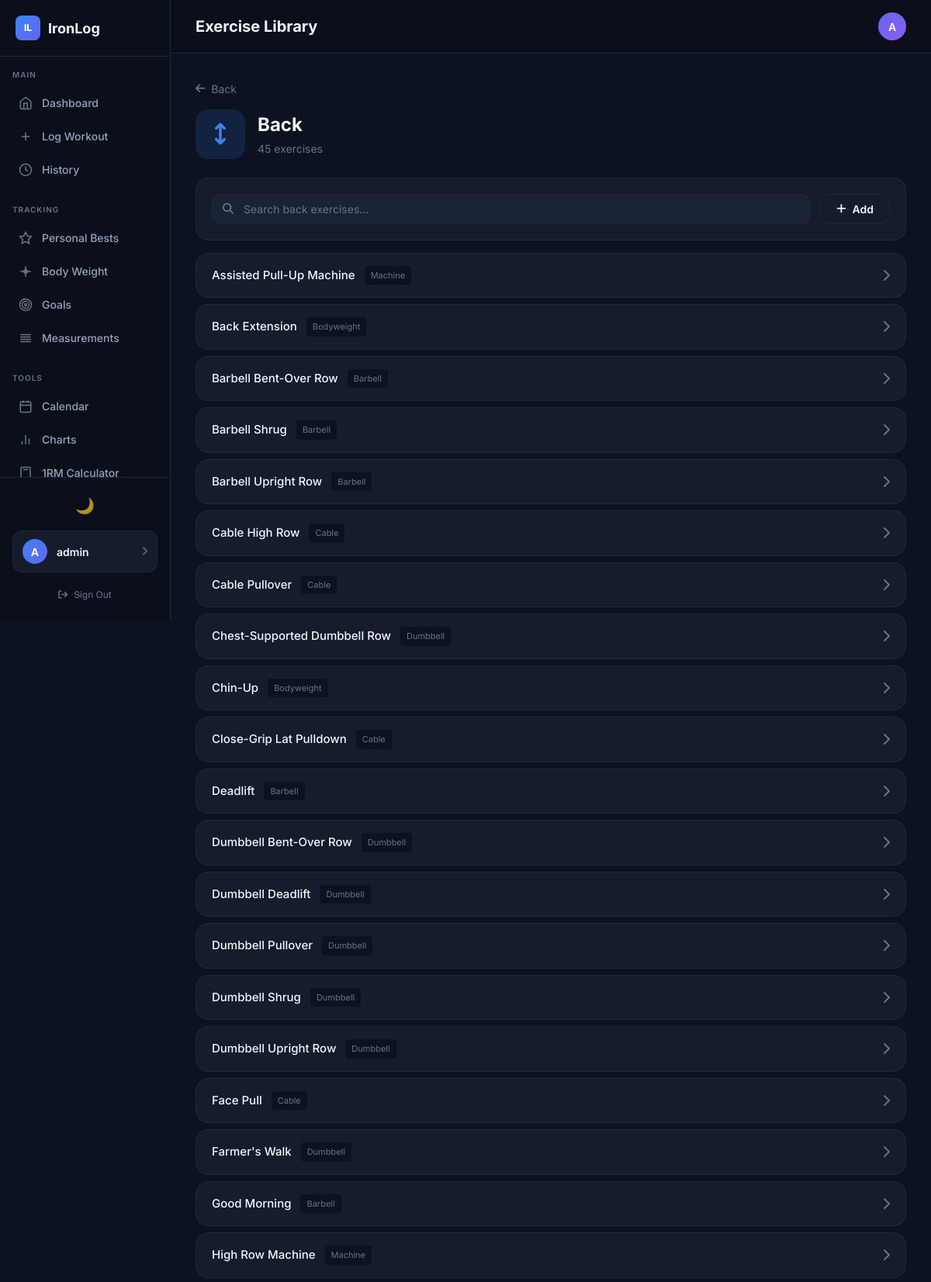
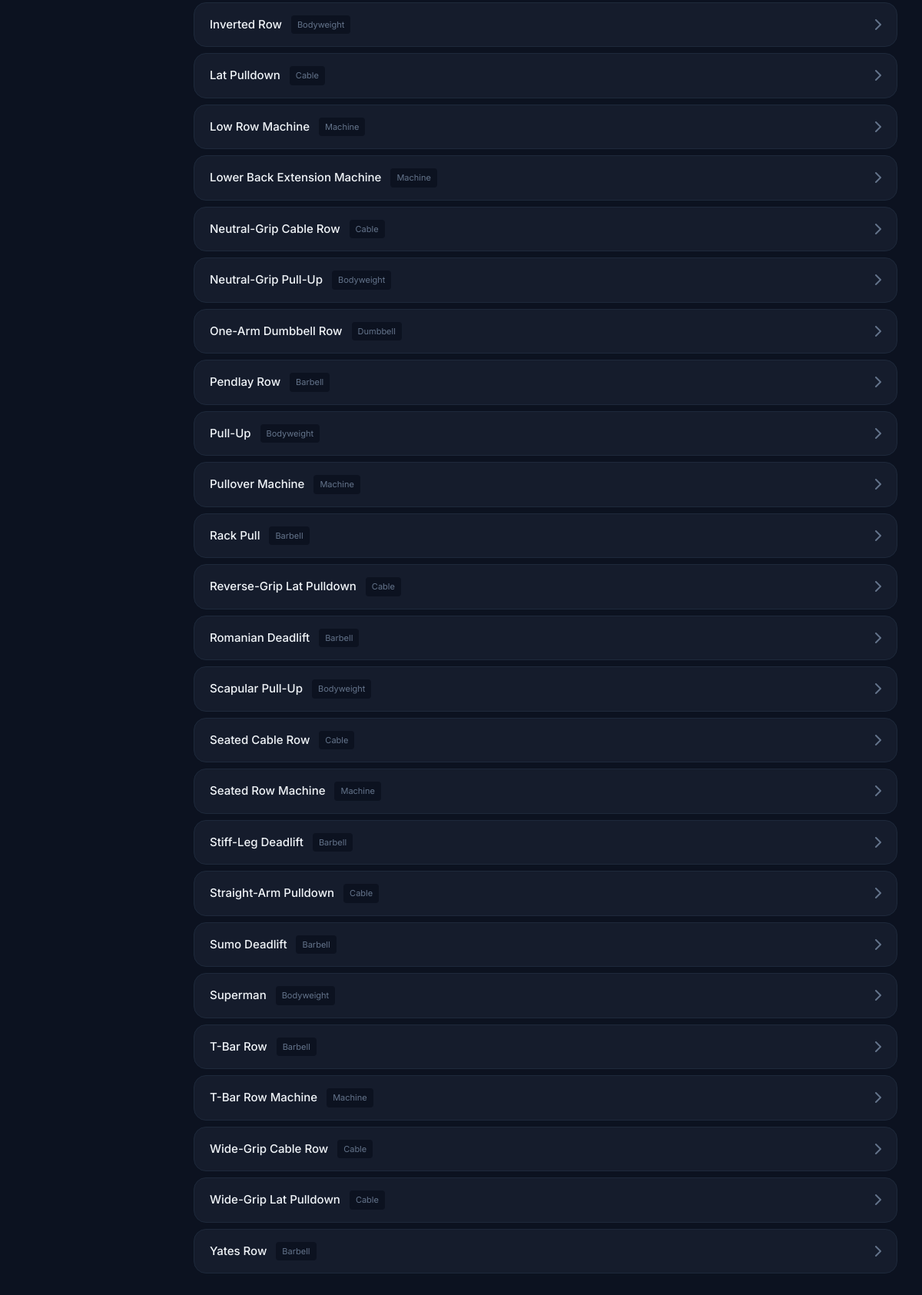
The app's page /exercises/?group=back (signed in) with its own data (2 pictures, top to bottom).
### workouts/models.py (models this page shows, shortened)
class Exercise(models.Model):
    MUSCLE_GROUPS = [
        ('chest', 'Chest'),
        ('back', 'Back'),
        ('shoulders', 'Shoulders'),
        ('legs', 'Legs'),
        ('biceps', 'Biceps'),
        ('triceps', 'Triceps'),
        ('core', 'Core'),
        ('cardio', 'Cardio'),
        ('glutes', 'Glutes'),
        ('forearms', 'Forearms'),
        ('calves', 'Calves'),
        ('traps', 'Traps'),
    ]
    name = models.CharField(max_length=100)
    muscle_group = models.CharField(max_length=20, choices=MUSCLE_GROUPS)
    equipment = models.CharField(max_length=50, blank=True, default='')
    user = models.ForeignKey(User, on_delete=models.CASCADE, null=True, blank=True)  # null = shared exercise
    class Meta:
        ordering = ['muscle_group', 'name']

### workouts/views.py (the view, shortened to what this page needs)
# urls.py: path('exercises/', views.ExerciseListView.as_view(), name='exercises'),
class ExerciseListView(LoginRequiredMixin, View):
    def get(self, request):
        search = request.GET.get('search', '')
        MUSCLE_ICONS = {
            'chest': 'fa-heart-pulse',
            'back': 'fa-arrows-up-down',
            'shoulders': 'fa-child-reaching',
            'legs': 'fa-person-walking',
            'biceps': 'fa-dumbbell',
            'triceps': 'fa-hand-fist',
            'core': 'fa-circle-dot',
            'cardio': 'fa-heart',
            'glutes': 'fa-hippo',
            'forearms': 'fa-hand',
            'calves': 'fa-socks',
            'traps': 'fa-diamond'
        }
        selected_group = request.GET.get('group')
        search = request.GET.get('search', '')
        if selected_group:
            queryset = Exercise.objects.filter(
                Q(user=request.user) | Q(user__isnull=True),
                muscle_group=selected_group
            ).annotate(
                set_count=Count('sets', filter=Q(sets__workout__user=request.user))
            ).order_by('name')
            if search:
                queryset = queryset.filter(name__icontains=search)
            selected_group_display = dict(Exercise.MUSCLE_GROUPS).get(selected_group, selected_group)
            context = {
                'selected_group': selected_group,
                'selected_group_display': selected_group_display,
                'group_icon': MUSCLE_ICONS.get(selected_group, 'fa-dumbbell'),
                'exercises': queryset,
                'search': search,
                'muscle_groups': Exercise.MUSCLE_GROUPS,
            }
        return render(request, 'workouts/exercises.html', context)

### templates/workouts/exercises.html (shortened to what this page needs)
{% extends 'base.html' %}
{% block page_title %}Exercise Library{% endblock %}
{% block content %}
{% if selected_group %}
<div class="group-header">
    <a href="{% url 'exercises' %}" class="back-btn">
        <i class="fa-solid fa-arrow-left"></i>
        Back
    </a>
    <div class="group-title-row">
        <span class="group-icon-box">
            <i class="fa-solid {{ group_icon }}"></i>
        </span>
        <div>
            <h2>{{ selected_group_display }}</h2>
            <span class="group-count">{{ exercises|length }} exercises</span>
        </div>
    </div>
</div>
<div class="card mb-2">
    <div class="search-add-row">
        <form method="get" class="search-form">
            <input type="text" name="search" class="form-control search-input" placeholder="Search {{ selected_group_display|lower }} exercises..." value="{{ search }}">
        </form>
        <button class="btn btn-secondary" onclick="toggleAddForm()">
            <i class="fa-solid fa-plus"></i> Add
        </button>
    </div>
</div>
<div class="exercise-list">
    {% for exercise in exercises %}
    <a href="{% url 'exercise_progress' exercise.id %}" class="exercise-card">
        <div class="exercise-info">
            <span class="exercise-name">{{ exercise.name }}</span>
            {% if exercise.equipment %}
            <span class="exercise-equipment">{{ exercise.equipment }}</span>
            {% endif %}
        </div>
        <div class="exercise-arrow">
            <i class="fa-solid fa-chevron-right"></i>
        </div>
    </a>
    {% empty %}
    <div class="empty-state">
        <div class="empty-icon"><i class="fa-solid fa-dumbbell"></i></div>
        <h3>No exercises found</h3>
        <p>{% if search %}Try a different search{% else %}Add your first {{ selected_group_display|lower }} exercise{% endif %}</p>
    </div>
    {% endfor %}
</div>
{% endif %}
{% endblock %}

### templates/base.html (shortened to what this page needs)
<!DOCTYPE html>
<html lang="en">
<head>
    <link rel="stylesheet" href="https://cdnjs.cloudflare.com/ajax/libs/font-awesome/6.5.1/css/all.min.css">
</head>
<body>
    <div class="app">
        <aside class="sidebar">
            <div class="sidebar-header">
                <a href="{% url 'dashboard' %}" class="logo">
                    <span class="logo-icon">IL</span>
                    IronLog
                </a>
            </div>
            <nav class="sidebar-nav">
                <div class="nav-section">
                    <div class="nav-label">Main</div>
                    <a href="{% url 'dashboard' %}" class="nav-item {% if request.path == '/' %}active{% endif %}">
                        <svg class="nav-icon" viewBox="0 0 24 24" fill="none" stroke="currentColor" stroke-width="2"><path d="M3 9l9-7 9 7v11a2 2 0 0 1-2 2H5a2 2 0 0 1-2-2z"/><polyline points="9 22 9 12 15 12 15 22"/></svg>
                        Dashboard
                    </a>
                    <a href="{% url 'log_workout' %}" class="nav-item {% if 'log' in request.path %}active{% endif %}">
                        <svg class="nav-icon" viewBox="0 0 24 24" fill="none" stroke="currentColor" stroke-width="2"><path d="M12 5v14M5 12h14"/></svg>
                        Log Workout
                    </a>
                    <a href="{% url 'history' %}" class="nav-item {% if 'history' in request.path %}active{% endif %}">
                        <svg class="nav-icon" viewBox="0 0 24 24" fill="none" stroke="currentColor" stroke-width="2"><circle cx="12" cy="12" r="10"/><polyline points="12 6 12 12 16 14"/></svg>
                        History
                    </a>
                </div>
                <div class="nav-section">
                    <div class="nav-label">Tracking</div>
                    <a href="{% url 'personal_bests' %}" class="nav-item {% if 'personal-bests' in request.path %}active{% endif %}">
                        <svg class="nav-icon" viewBox="0 0 24 24" fill="none" stroke="currentColor" stroke-width="2"><path d="M12 2l3.09 6.26L22 9.27l-5 4.87 1.18 6.88L12 17.77l-6.18 3.25L7 14.14 2 9.27l6.91-1.01L12 2z"/></svg>
                        Personal Bests
                    </a>
                    <a href="{% url 'bodyweight' %}" class="nav-item {% if 'bodyweight' in request.path %}active{% endif %}">
                        <svg class="nav-icon" viewBox="0 0 24 24" fill="none" stroke="currentColor" stroke-width="2"><path d="M12 3v18M3 12h18"/><circle cx="12" cy="12" r="3"/></svg>
                        Body Weight
                    </a>
                    <a href="{% url 'goals' %}" class="nav-item {% if 'goals' in request.path %}active{% endif %}">
                        <svg class="nav-icon" viewBox="0 0 24 24" fill="none" stroke="currentColor" stroke-width="2"><circle cx="12" cy="12" r="10"/><circle cx="12" cy="12" r="6"/><circle cx="12" cy="12" r="2"/></svg>
                        Goals
                    </a>
                    <a href="{% url 'measurements' %}" class="nav-item {% if 'measurements' in request.path %}active{% endif %}">
                        <svg class="nav-icon" viewBox="0 0 24 24" fill="none" stroke="currentColor" stroke-width="2"><path d="M21 10H3M21 6H3M21 14H3M21 18H3"/></svg>
                        Measurements
                    </a>
                </div>
                <div class="nav-section">
                    <div class="nav-label">Tools</div>
                    <a href="{% url 'calendar' %}" class="nav-item {% if 'calendar' in request.path %}active{% endif %}">
                        <svg class="nav-icon" viewBox="0 0 24 24" fill="none" stroke="currentColor" stroke-width="2"><rect x="3" y="4" width="18" height="18" rx="2" ry="2"/><line x1="16" y1="2" x2="16" y2="6"/><line x1="8" y1="2" x2="8" y2="6"/><line x1="3" y1="10" x2="21" y2="10"/></svg>
                        Calendar
                    </a>
                    <a href="{% url 'charts' %}" class="nav-item {% if 'charts' in request.path %}active{% endif %}">
                        <svg class="nav-icon" viewBox="0 0 24 24" fill="none" stroke="currentColor" stroke-width="2"><line x1="18" y1="20" x2="18" y2="10"/><line x1="12" y1="20" x2="12" y2="4"/><line x1="6" y1="20" x2="6" y2="14"/></svg>
                        Charts
                    </a>
                    <a href="{% url 'calculator' %}" class="nav-item {% if 'calculator' in request.path %}active{% endif %}">
                        1RM Calculator
                    </a>
                </div>
            </nav>
            <div class="sidebar-footer">
                <button class="theme-btn" onclick="toggleTheme()" title="Toggle theme">
                    <span id="theme-icon">🌙</span>
                </button>
                {% if user.is_authenticated %}
                <a href="{% url 'profile' %}" class="user-info" title="View profile">
                    <div class="user-avatar">{{ user.username|slice:":1"|upper }}</div>
                    <span class="user-name">{{ user.username }}</span>
                    <i class="fa-solid fa-chevron-right" style="color: var(--text-muted); font-size: 0.75rem;"></i>
                </a>
                <a href="{% url 'logout' %}" class="logout-link">
                    <i class="fa-solid fa-arrow-right-from-bracket"></i> Sign Out
                </a>
                {% endif %}
            </div>
        </aside>
        <main class="main">
            <header class="header">
                <h1 class="header-title">{% block page_title %}Dashboard{% endblock %}</h1>
                <div class="header-actions">
                    {% if user.is_authenticated %}
                    <div class="header-user" title="{{ user.username }}">{{ user.username|slice:":1"|upper }}</div>
                    {% endif %}
                </div>
            </header>
            <div class="content">
                {% block content %}{% endblock %}
            </div>
        </main>
    </div>
</body>
</html>

### templates/workouts/exercises.html (style rules this page uses)
.group-header { margin-bottom: 1.5rem; }
.back-btn { display: inline-flex; align-items: center; gap: 0.5rem; color: var(--text-muted); text-decoration: none; font-size: 0.875rem; margin-bottom: 1rem; transition: color 0.2s; }
.group-title-row { display: flex; align-items: center; gap: 1rem; }
.group-icon-box { font-size: 1.75rem; width: 64px; height: 64px; display: flex; align-items: center; justify-content: center; background: var(--accent-light); color: var(--accent); border-radius: var(--radius-lg); }
.group-title-row h2 { font-size: 1.5rem; font-weight: 700; margin: 0; }
.group-count { color: var(--text-muted); font-size: 0.875rem; }
.search-add-row { display: flex; gap: 0.75rem; align-items: center; }
.search-form { flex: 1; position: relative; display: flex; align-items: center; }
.search-input { padding-left: 2.5rem !important; padding-right: 2rem; }
.exercise-list { display: flex; flex-direction: column; gap: 0.5rem; }
.exercise-card { display: flex; align-items: center; gap: 1rem; padding: 1rem 1.25rem; background: var(--bg-card); border: 1px solid var(--border); border-radius: var(--radius-lg); transition: all 0.2s; text-decoration: none; color: var(--text-primary); cursor: pointer; }
.exercise-info { flex: 1; display: flex; align-items: center; gap: 0.75rem; min-width: 0; }
.exercise-name { font-weight: 500; font-size: 0.9375rem; }
.exercise-equipment { font-size: 0.6875rem; color: var(--text-muted); background: var(--bg-main); padding: 0.25rem 0.5rem; border-radius: 4px; text-transform: capitalize; }
.exercise-arrow { color: var(--text-muted); transition: all 0.2s; }

### records on screen
Exercise: name "Assisted Pull-Up Machine", equipment "Machine"
Exercise: name "Back Extension", equipment "Bodyweight"
Exercise: name "Barbell Bent-Over Row", equipment "Barbell"
Exercise: name "Barbell Shrug", equipment "Barbell"
Exercise: name "Barbell Upright Row", equipment "Barbell"
Exercise: name "Cable High Row", equipment "Cable"
Exercise: name "Cable Pullover", equipment "Cable"
Exercise: name "Chest-Supported Dumbbell Row", equipment "Dumbbell"
Exercise: name "Chin-Up", equipment "Bodyweight"
Exercise: name "Close-Grip Lat Pulldown", equipment "Cable"
Exercise: name "Deadlift", equipment "Barbell"
Exercise: name "Dumbbell Bent-Over Row", equipment "Dumbbell"
Exercise: name "Dumbbell Deadlift", equipment "Dumbbell"
Exercise: name "Dumbbell Pullover", equipment "Dumbbell"
Exercise: name "Dumbbell Shrug", equipment "Dumbbell"
Exercise: name "Dumbbell Upright Row", equipment "Dumbbell"
Exercise: name "Face Pull", equipment "Cable"
Exercise: name "Farmer's Walk", equipment "Dumbbell"
Exercise: name "Good Morning", equipment "Barbell"
Exercise: name "High Row Machine", equipment "Machine"
Exercise: name "Inverted Row", equipment "Bodyweight"
Exercise: name "Lat Pulldown", equipment "Cable"
Exercise: name "Low Row Machine", equipment "Machine"
Exercise: name "Lower Back Extension Machine", equipment "Machine"
Exercise: name "Neutral-Grip Cable Row", equipment "Cable"
Exercise: name "Neutral-Grip Pull-Up", equipment "Bodyweight"
Exercise: name "One-Arm Dumbbell Row", equipment "Dumbbell"
Exercise: name "Pendlay Row", equipment "Barbell"
Exercise: name "Pull-Up", equipment "Bodyweight"
Exercise: name "Pullover Machine", equipment "Machine"
Exercise: name "Rack Pull", equipment "Barbell"
Exercise: name "Reverse-Grip Lat Pulldown", equipment "Cable"
Exercise: name "Romanian Deadlift", equipment "Barbell"
Exercise: name "Scapular Pull-Up", equipment "Bodyweight"
Exercise: name "Seated Cable Row", equipment "Cable"
Exercise: name "Seated Row Machine", equipment "Machine"
Exercise: name "Stiff-Leg Deadlift", equipment "Barbell"
Exercise: name "Straight-Arm Pulldown", equipment "Cable"
Exercise: name "Sumo Deadlift", equipment "Barbell"
Exercise: name "Superman", equipment "Bodyweight"
Exercise: name "T-Bar Row", equipment "Barbell"
Exercise: name "T-Bar Row Machine", equipment "Machine"
Exercise: name "Wide-Grip Cable Row", equipment "Cable"
Exercise: name "Wide-Grip Lat Pulldown", equipment "Cable"
Exercise: name "Yates Row", equipment "Barbell"

### other values on screen
{{ user.username|slice:":1"|upper }} "A"
{{ user.username }} "admin"
{{ selected_group_display }} "Back"
{{ exercises|length }} "45"
